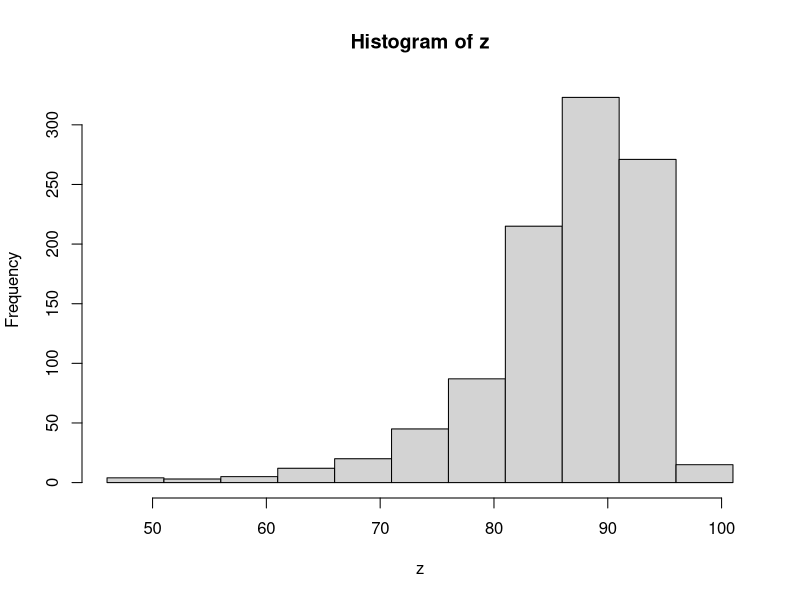
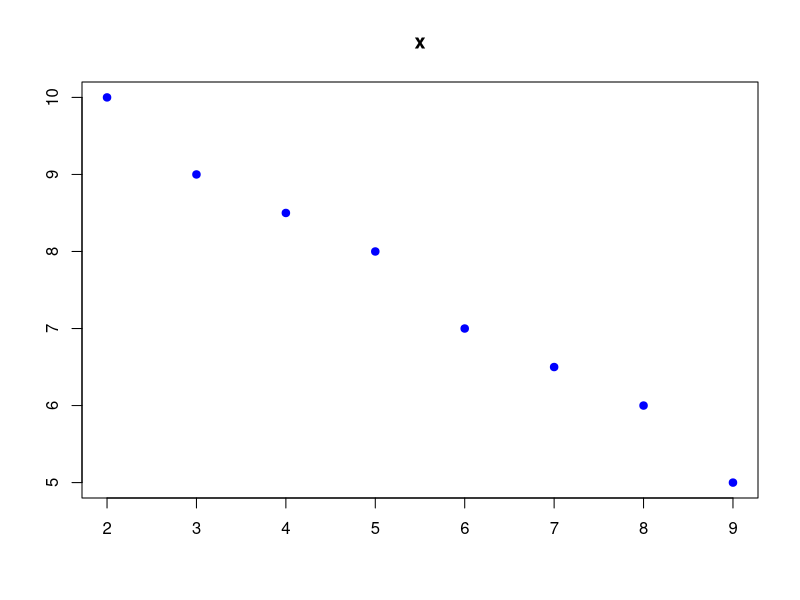

The R source for these figures, in order:
# Nombre: Julio Mera
# Fecha: 24/04/2025
# NCR 5498
#Examen Progreso 1

# Ejercicio 1

# En sus palabras responda las siguientes preguntas
# a) Que es una distribucion de freceuncia?
# Es una tabla o una grafica que sirve para ver los datos distruidos en ellos.

# b) Que representa la mediana?
# La mediana es el valor del medio de los datos, si el numero de los datos es impar 
# es el del medio, si son datos pares, se saca la los 2 dotos que estan en el medio y 
# se saca el promedio

# c) Que representa la media?
# Es la suma de los valores, y se divide por la cantidad de datos

# Ejercicio 2
# 

set.seed(711)
znorm = rnorm(1000, mean = 50, sd = 10)
z = -exp(znorm/20)+100

nclases = 11
aclass = (max(z)- min(z))/nclases
breaks = seq(floor(min(z)), floor(min(z)) + nclases * round(aclass), by = round(aclass))
frec = table(cut(z, breaks = breaks, right = FALSE))

frec_rel = prop.table(frec)
frec_por = frec_rel*100

frec_acum = cumsum(frec)
frec_acum_rel = cumsum(frec_rel)
frec_acum_por = cumsum(frec_acum)

data.frame(Clase = names(frec), 
           Frecuencia = as.numeric(frec),
           FrecuenciaRelativa = round(as.numeric(frec_rel),3), 
           FrecuenciaPorcentual = round(as.numeric(frec_por), 2),
           FrecuenciaAcumuulada = as.numeric(frec_acum),
           FrecuenciaRelativaAcumulada = round(as.numeric(frec_acum_rel), 3),
           FrecuanciaPorcentualAcumulada = round(as.numeric(frec_acum_por), 2)
           )

hist(z, breaks = breaks)

# b) Respindeer las siguientes preguntas 
# Cuantas veces el sistema cargo entre 81 y 86 milisegundos?
# Cargo 215

# Que porpocion de veces cargo 66 y 71
# 2.0 

# Que porcentaje de accesos fue mas rapido que 86 milisegundos
# un 0.39% 


# Pregunta 3 
# La forma que tiene asietrica con una cola hacia la izquierda

# Pregunra 4
 
mean(z)
# Media es 86.28

median(z)
# Mediana es 88.18


library(modeest)
moda = mfv(z)
moda
# Moda, sale que existe varias modas, interpreto que no va a ser que les cargue a todos igual
# y que no se puede definir



#Pregunta 5
HorasDeUsosDeREdes = c(9, 8, 7, 6, 5, 4, 3, 2)
Calificaciones = c(5, 6, 6.5, 7, 8, 8.5, 9, 10)
plot(HorasDeUsosDeREdes, Calificaciones, main = "x",
     xlab = "",
     ylab = "",
     pch = 19,
     col = "blue")
r = cor(HorasDeUsosDeREdes, Calificaciones)
